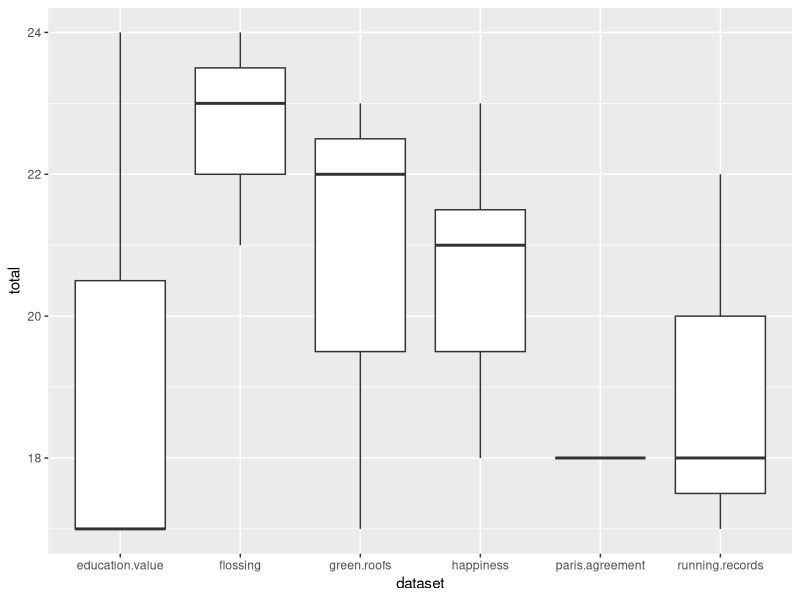
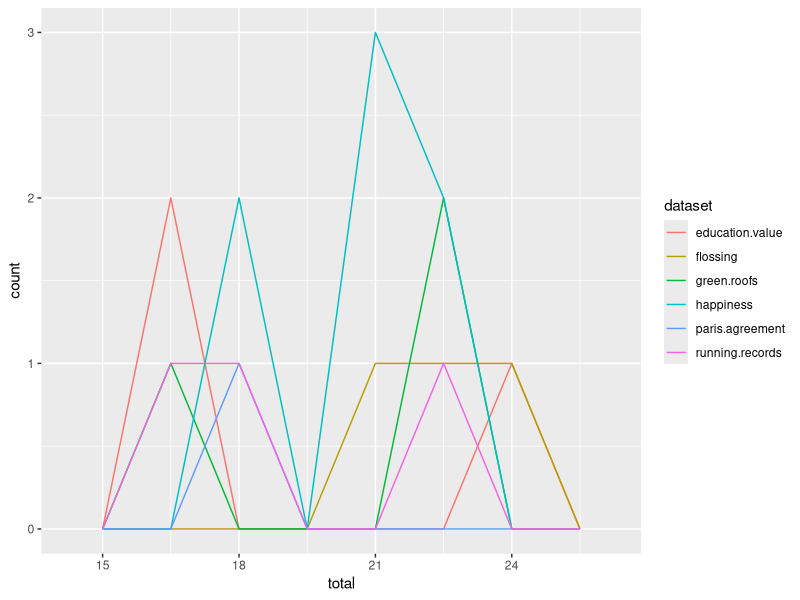
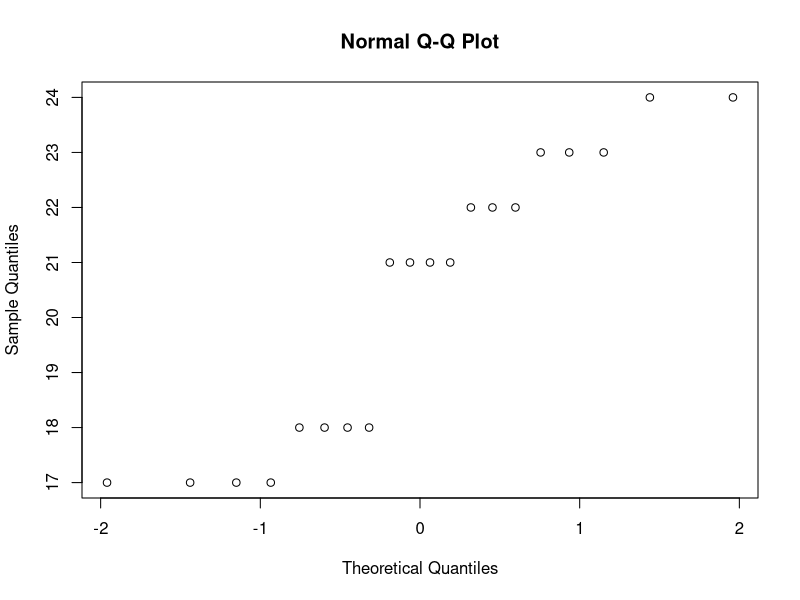
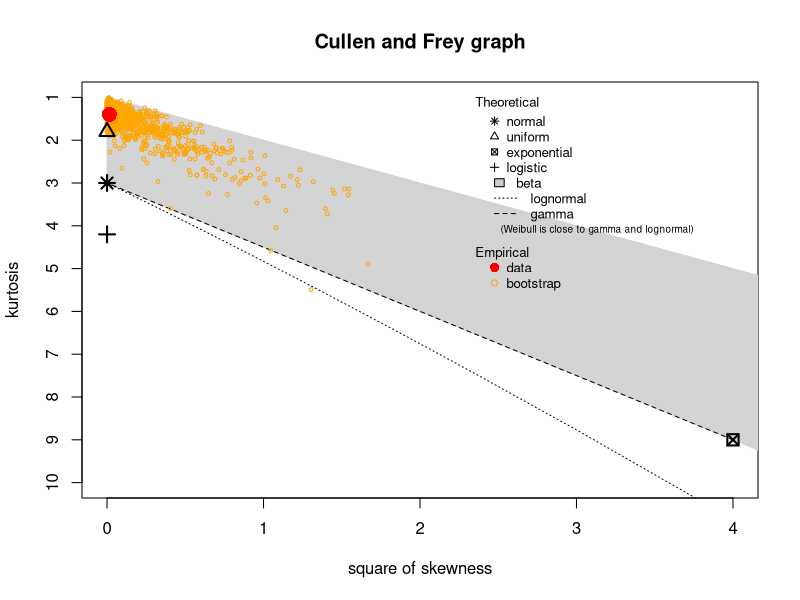
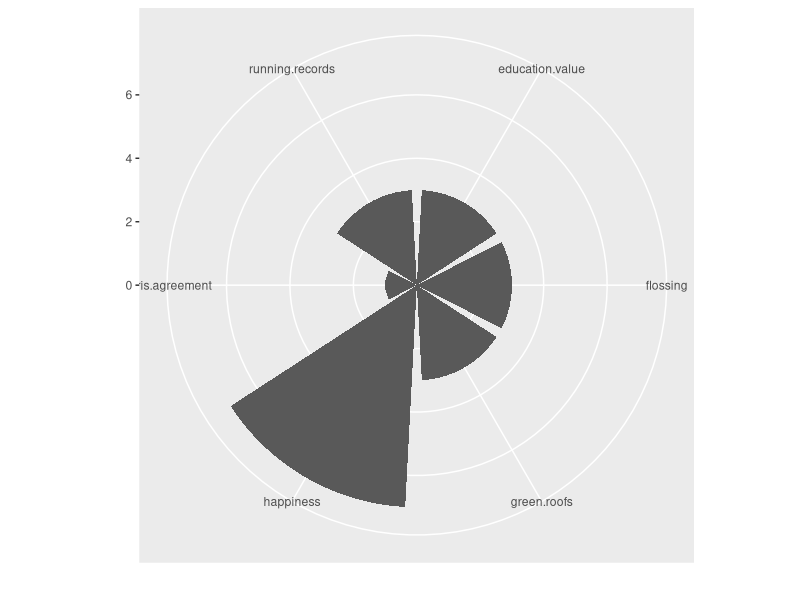
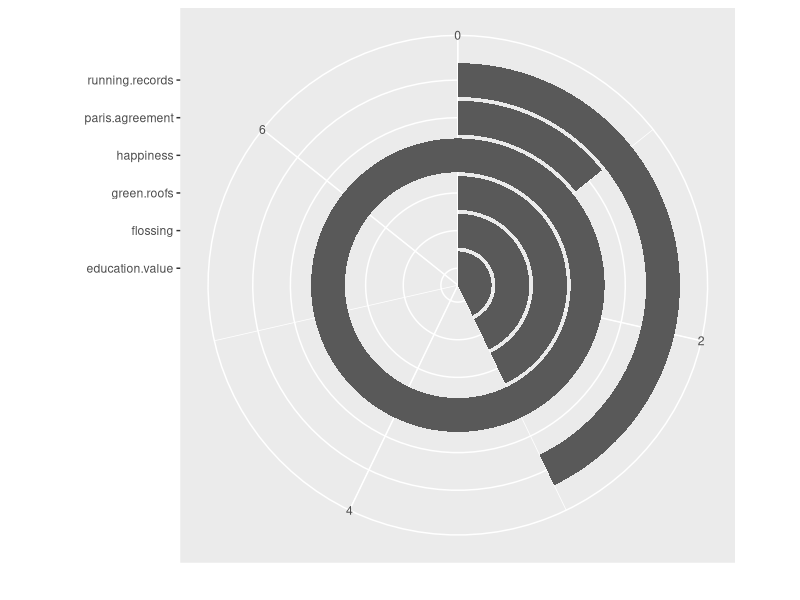

Generate these figures, in order, with R:
## ---- chunk 1
library(dplyr)
library(ggplot2)
library(tibble)
library(knitr)
library(fitdistrplus)

#read data
metrics <-read.csv('data/BIOL5081.2016.grades.csv')
#as_tibble(metrics)
hackathon <- metrics %>% filter(metric == "test1")

#table so people can see their scores
kable(hackathon)

#data viz for pattern analysis and exploration of potential stats
ggplot(hackathon, aes(dataset, total)) + 
  geom_boxplot()

ggplot(hackathon, aes(total, colour = dataset)) +
         geom_freqpoly(binwidth = 1.5)

#EDA on distribution
shapiro.test(hackathon$total) 
qqnorm(hackathon$total)
descdist(hackathon$total, boot = 1000)

summary(hackathon)
#mean is 80% and median 84%. Nice!

#variation
m <- mean(hackathon$total)
v<- sd(hackathon$total)
cv <- v/m #coefficient of variation
cv #very small CV for the total scores on code. that is good news.

#frequencies of real dataset use
ggplot(hackathon, aes(dataset)) + geom_bar(stat = "count") + coord_polar(theta="x", start = 0, direction = 1) +xlab("") + ylab("")

ggplot(hackathon, aes(dataset)) + geom_bar(stat = "count") + coord_polar(theta="y", start = 0, direction = 1) +xlab("") + ylab("")

#these plots are tough. I do not want a barchart though.

popular.datasets <- hackathon %>% group_by(dataset) %>% tally() 
#ggplot(popular.datasets, aes(dataset, sort(n))) + 
  #geom_density() + coord_flip() 

#looks like running was most popular
c1<-chisq.test(popular.datasets$dataset, popular.datasets$n)
c1 #no difference but too few observations, so need to simulate

c2<-chisq.test(popular.datasets$dataset, popular.datasets$n, simulate.p.value = TRUE, B = 10000)
c2 #no difference in frequency even with 10,000 replicates of this test

#indication that the dataset related to total score
m1 <- lm(total~dataset, data = hackathon) #or just do aov? about the same really.
summary(m1)
anova(m1, test="Chisq") #no indication that the dataset significantly influenced scores
shapiro.test(m1$residuals)

#however, sample sizes very uneven
m2 <- kruskal.test(total~dataset, data = hackathon)
m2 #still no difference

#Interactive viz using plot.ly or highchart

#final model as lm?

#Note - discovery, these data are messy. Each column is not independent, i.e. the 5 questions scored on the Likert Scale. Need to be tidied up to examine whether a specific dimension was low and thus whether instruction was inadequate or could have been improved.
